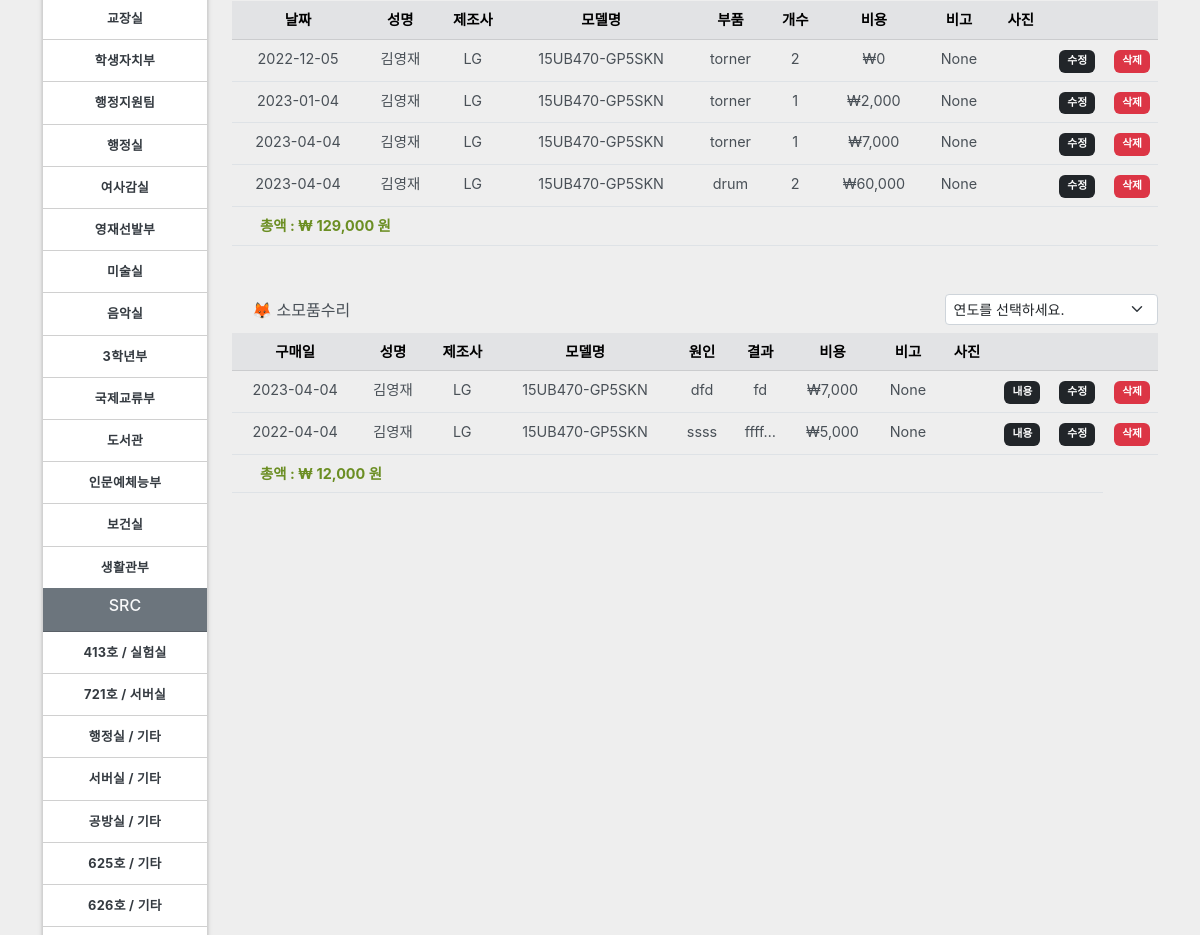
/gigi/buseo/교육정보부/ (middle part), run on an earlier commit of the app's database.
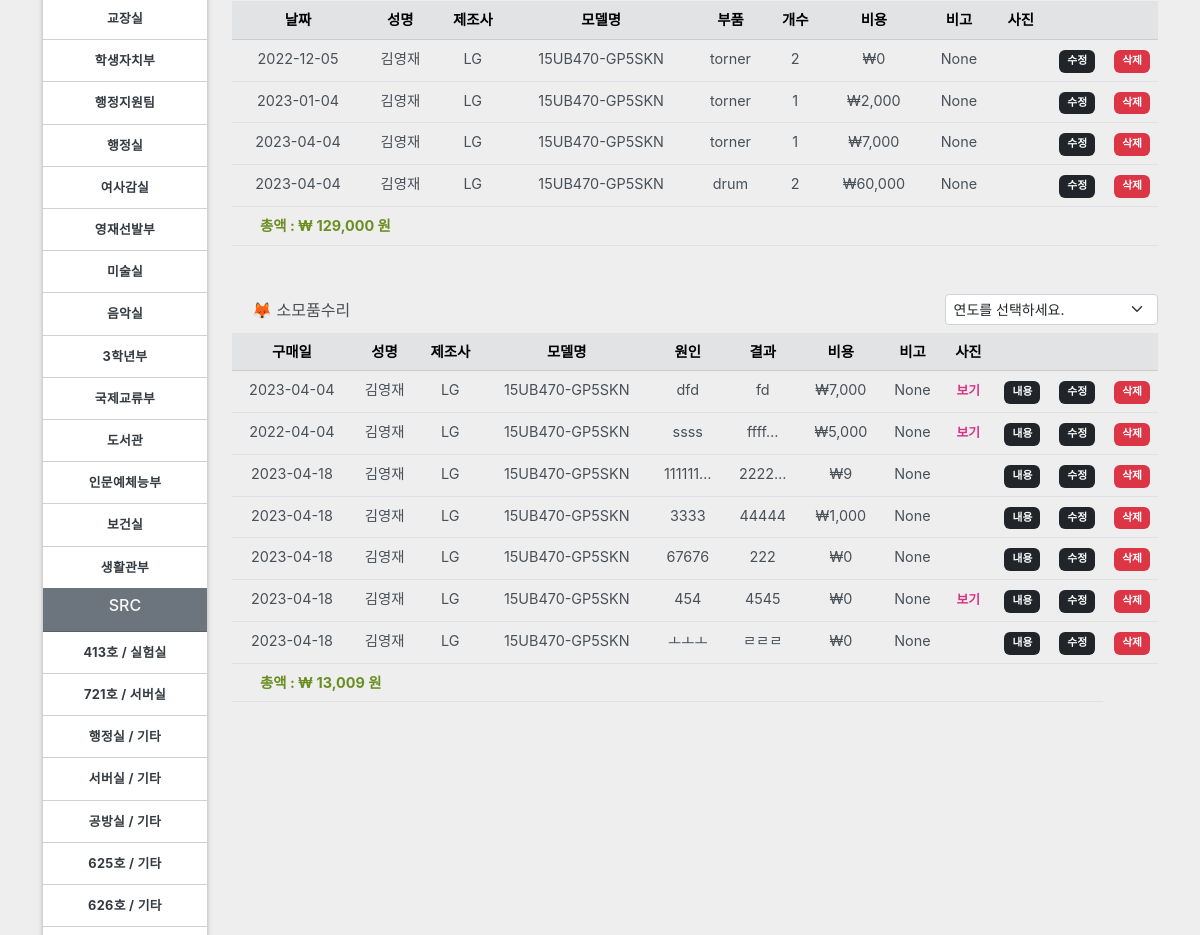
And on a later commit of the database.
### gshsapp/models.py (models this page shows, shortened)
class Location(models.Model):
    LGUBUN = (
        ('부서','부서'),
        ('강의실','강의실'),
        ('실험실','실험실'),
        ('협의회실','협의회실'),
        ('강당','강당'),
        ('서버실','서버실'),
        ('동아리실','동아리실'),
        ('기타','기타'),
    )
    BGUBUN = (
        ('본관','본관'),
        ('SRC','SRC'),
        ('학술정보관','학술정보관'),
        ('학습관','학습관'),
        ('자치관','자치관'),
        ('창조관','창조관'),
        ('급식소','급식소'),
        ('우정1관','우정1관'),
        ('우정2관','우정2관'),
        ('아름관','아름관'),
    )
    building = models.CharField(max_length=50, choices=BGUBUN)
    hosil = models.CharField(max_length=20)
    locationgubun = models.CharField(max_length=20, default='기타', choices=LGUBUN)
    bigo = models.CharField(max_length=100, null=True, blank=True)
    class Meta:
        db_table = "location"

class Replacement(models.Model):
    date = models.DateField(default=timezone.now)
    gigiinfo = models.ForeignKey(Gigiinfo, null=True, blank=True, on_delete=models.CASCADE, related_name='replacement')
    gubun = models.ForeignKey(Gubun, on_delete=models.CASCADE, related_name='replacement')
    count = models.PositiveSmallIntegerField(default=1)
    cost = models.PositiveIntegerField(default=0)
    bigo = models.CharField(max_length=100, null=True, blank=True)
    class Meta:
        db_table = "replacement"

class Gigiinfo(models.Model):
    COLOR_SELECT = (
        ('None',None),
        ('블랙','블랙'),
        ('컬러','컬러'),
    )
    date = models.DateField(default=timezone.now)
    buyproduct = models.ForeignKey(Buyproduct, on_delete=models.CASCADE, related_name='gigiinfo')
    location = models.ForeignKey(Location, on_delete=models.CASCADE, related_name='gigiinfo')
    user = models.ForeignKey(User, on_delete=models.CASCADE, related_name='gigiinfo', null=True, blank=True)
    ip = models.CharField(max_length=20, null=True, blank=True)
    color = models.CharField(max_length=10, choices=COLOR_SELECT, default=None, blank=True)
    jaego = models.BooleanField(default=False)
    notuse = models.BooleanField(default=False)
    bigo = models.CharField(max_length=100, null=True, blank=True)
    class Meta:
        db_table = "gigiinfo"

class Buyproduct(models.Model):
    gubun = models.ForeignKey(Gubun, on_delete=models.CASCADE, related_name='buyproduct')
    company = models.CharField(max_length=20)
    model = models.CharField(max_length=30)
    bigo = models.CharField(max_length=100, null=True, blank=True)
    class Meta:
        db_table = "buyproduct"

class Gubun(models.Model):
    GUBUN = (
        ('Buyproduct', '구매Table'),
        ('Replacement', '교체Table'),
        ('Repair', '수리Table'),
    )
    tablename = models.CharField(max_length=20, default='', choices=GUBUN)
    gubun = models.CharField(max_length=50)
    def __str__(self):
        return self.gubun
    class Meta:
        db_table = "gubun"

class Repair(models.Model):
    date = models.DateField(default=timezone.now)
    gigiinfo = models.ForeignKey(Gigiinfo, null=True, blank=True, on_delete=models.CASCADE, related_name='repair')
    problem = models.CharField(max_length=50)
    result = models.CharField(max_length=50)
    cost = models.PositiveIntegerField(default=0)
    bigo = models.CharField(max_length=100, null=True, blank=True)
    class Meta:
        db_table = "repair"

### login/models.py (models this page shows)
class User(AbstractUser):
    objects = UserManager()
    username = models.CharField(max_length=20, null=True, unique=True, blank=True)
    password = models.CharField(max_length=100, null=True, blank=True)
    email = models.CharField(max_length=50, null=True, blank=True)
    is_active = models.BooleanField(default=True)
    name = models.CharField(max_length=50, null=True)
    subject = models.CharField(max_length=50, null=True)
    USERNAME_FIELD = 'username'
    def __str__(self):
        return f'{self.name}({self.subject})'
    class Meta:
        db_table = "user"

### gshsapp/views.py (the view)
# urls.py: path('gigi/buseo/<str:buseogubun>/', views.InfogigiBuseo, name='gigi_buseo'),
def InfogigiBuseo(request, buseogubun):
    gubun = request.GET.get('gubun',False)
    if gubun:
        data = {}
        data['gubun'] = gubun
        changeyear = request.GET.get('buseoyear','')
        buseogubun = request.GET.get('buseogubun','')
        start_date = changeyear + "-3-1"
        end_date = str(int(changeyear) +1) + "-2-28"
        if gubun == 'change':
            if changeyear == '1971':
                changes = Replacement.objects.filter(gigiinfo__location__hosil=buseogubun).annotate(changeTotal = F('count') *  F('cost'))
            else:
                changes = Replacement.objects.filter(gigiinfo__location__hosil=buseogubun, date__range=[start_date, end_date]).annotate(changeTotal = F('count') *  F('cost'))
            changeTotalCost = changes.aggregate(Sum('changeTotal'))
            data['html_buseo'] = render_to_string('gshsapp/snipet/buseo_change_list.html', {"changeyear":changeyear, "changes":changes, "changeTotalCost":changeTotalCost})
        else:
            if changeyear == '1971':
                repairs = Repair.objects.filter(gigiinfo__location__hosil=buseogubun)
            else:
                repairs = Repair.objects.filter(gigiinfo__location__hosil=buseogubun, date__range=[start_date, end_date])
            repairTotalCost = repairs.aggregate(Sum('cost'))
            data['html_buseo'] = render_to_string('gshsapp/snipet/buseo_repair_list.html', {"changeyear":changeyear, "repairs":repairs, "repairTotalCost":repairTotalCost})
        return JsonResponse(data)
    else:
        buseos = Location.objects.filter(locationgubun='부서')
        gitas = Location.objects.exclude(locationgubun='부서')
        building_gubun = gitas.values_list('building', flat=True).distinct().order_by('building')
        buseo_name = Location.objects.get(hosil=buseogubun)
        repairs = Repair.objects.filter(gigiinfo__location__hosil=buseogubun)
        changes = Replacement.objects.filter(gigiinfo__location__hosil=buseogubun).annotate(changeTotal = F('count') *  F('cost'))
        repairTotalCost = repairs.aggregate(Sum('cost'))
        changeTotalCost = changes.aggregate(Sum('changeTotal'))
        members = buseo_name.gigiinfo.exclude(user__is_active =False).filter(jaego=False, notuse=False)
        return render(request, 'gshsapp/buseo.html', {'buseo_name':buseo_name, 'building_gubun':building_gubun, 'buseos':buseos, 'gitas':gitas, 'members':members, 'changes':changes,'repairs':repairs, 'buseogubun':buseogubun, 'repairTotalCost':repairTotalCost, 'changeTotalCost':changeTotalCost})

### gshsapp/templates/gshsapp/buseo.html (shortened to what this page needs)
{% extends 'base.html' %}
{% block content %}
{% load humanize %}
{% load static %}
<div class="row">
    <div class="col-md-2">
        <div class="card box_shadow">
            <div class="card-body">
                <ul style="margin-bottom: 0;">
                {% for buseo in buseos %}
                  {% if buseo.locationgubun == '부서' %}
                    <li><a class="buseo-gubun" href="{% url 'gshsapp:gigi_buseo' buseo.hosil %}" title="{{ gita.bigo }}">{{buseo.hosil }}</a></li>
                  {% endif %}
                {% endfor %}
                </ul>
            </div>
            {% for build in building_gubun %}
            <div class="card-header bg-secondary text-light text-center">
              <h6>{{ build }}</h6>
            </div>
            <div class="card-body">
                <ul style="margin-bottom: 0;">
                {% for gita in gitas %}
                  {% if gita.building == build %}
                    <li><a class="buseo-gubun" href="{% url 'gshsapp:gigi_buseo' gita.hosil %}" title="{{ gita.bigo }}"> {{ gita.hosil}} / {{gita.locationgubun }}</a></li>
                  {% endif %}
                {% endfor %}
                </ul>
            </div>
            {% endfor %}
        </div>
    </div>
    <div class="col-md-10">
        <br><br><hr>
        <table class="table text-center mt-2">
          <thead class="table-secondary">
            <tr>
              <th scope="col">날짜</th>
              <th scope="col">성명</th>
              <th scope="col">제조사</th>
              <th scope="col">모델명</th>
              <th scope="col">부품</th>
              <th scope="col">개수</th>
              <th scope="col">비용</th>
              <th scope="col">비고</th>
              <th scope="col">사진</th>
              <th scope="col" style="width: 3%;"></th>
              <th scope="col" style="width: 3%;"></th>
            </tr>
          </thead>
          <tbody id="changes_list">
            {% for gigi in changes %}
            {% with gubunchange=gigi.change_photo.all %}
            <tr>
              <td>{{ gigi.date|date:"Y-m-d" }}</td>
              <td>{{ gigi.gigiinfo.user.name }}</td>
              <td>{{ gigi.gigiinfo.buyproduct.company }}</td>
              <td>{{ gigi.gigiinfo.buyproduct.model }}</td>
              <td>{{ gigi.gubun }}</td>
              <td>{{ gigi.count }}</td>
              <td>&#8361;{{ gigi.cost|intcomma }}</td>
              <td title="{{gigi.bigo}}">{{ gigi.bigo|truncatechars:7 }}</td>
              <td class="gigi-change" style="font-weight: bold;font-size: 0.8rem; padding-top: 10px; color:#d63384;">
              </td>
              <td class="buseo_CR_update" data-gubun="change" style="cursor:pointer;" data-url="{% url 'gshsapp:buseo_CR_update' gigi.id %}">
                <span class="gitamenu badge bg-dark">수정</sapn>
              </td>
              <td class="buseo_CR_delete" data-gubun="change" style="cursor:pointer;" data-url="{% url 'gshsapp:buseo_CR_delete' gigi.id %}">
                <span class="gitamenu badge bg-danger">삭제</sapn>
              </td>
            </tr>
          {% endwith %}
        {% endfor %}
          <tr>
            <td colspan="11">
              <div style="text-align: left;">
                <span style="margin-left:20px;font-size: 0.9rem; font-weight: bold;color:olivedrab;"> 총액 : &#8361; {{changeTotalCost.changeTotal__sum|intcomma}} 원</span>
              </div>
            </td>
          </tr>
          </tbody>
        </table>
        <div class="mt-5 row">
          <div class="col-md-5 pt-1"><span style="padding-left: 20px;">🦊 소모품수리 </span></div>
          <div class="ms-auto col-md-3" id="repairSelect">
            <select class="form-select form-select-sm change_year" data-buseo="{{buseogubun}}" data-gubun="repair" aria-label=".form-select-sm">
              <option selected value=1971>연도를 선택하세요.</option>
            </select>
          </div>
        </div>
        <table class="table text-center mt-2">
          <thead class="table-secondary">
            <tr>
              <th scope="col">구매일</th>
              <th scope="col">성명</th>
              <th scope="col">제조사</th>
              <th scope="col">모델명</th>
              <th scope="col">원인</th>
              <th scope="col">결과</th>
              <th scope="col">비용</th>
              <th scope="col">비고</th>
              <th scope="col">사진</th>
              <th scope="col" style="width: 3%;"></th>
              <th scope="col" style="width: 3%;"></th>
              <th scope="col" style="width: 3%;"></th>
            </tr>
          </thead>
          <tbody id="repairs_list">
            {% for gigi in repairs %}
            {% with gigi.repair_photo.all as gubunrepair %}
            <tr>
              <td>{{ gigi.date|date:"Y-m-d" }}</td>
              <td>{{ gigi.gigiinfo.user.name }}</td>
              <td>{{ gigi.gigiinfo.buyproduct.company }}</td>
              <td>{{ gigi.gigiinfo.buyproduct.model }}</td>
              <td>{{ gigi.problem|truncatechars:7 }}</td>
              <td>{{ gigi.result|truncatechars:5 }}</td>
              <td>&#8361;{{ gigi.cost|intcomma }}</td>
              <td title="{{gigi.bigo}}">{{ gigi.bigo|truncatechars:5 }}</td>
              <td class="gigi-repair" style="font-weight: bold;font-size:0.8rem; padding-top: 10px; color:#d63384;">
                {% if gubunrepair %}
                 보기
                {% endif %}
              </td>
              <td style="cursor: pointer;" data-toggle="modal" data-target="#suri_modal{{ gigi.id}}">
                <span class="gitamenu badge bg-dark">내용</sapn>
              </td>
              <td class="buseo_CR_update" data-gubun="repair" style="cursor:pointer;" data-url="{% url 'gshsapp:buseo_CR_update' gigi.id %}">
                <span class="gitamenu badge bg-dark">수정</sapn>
              </td>
              <td class="buseo_CR_delete" data-gubun="repair" style="cursor:pointer;" data-url="{% url 'gshsapp:buseo_CR_delete' gigi.id %}">
                <span class="gitamenu badge bg-danger">삭제</sapn>
              </td>
            </tr>
          {% endwith %}
        {% endfor %}
        <tr>
          <td colspan="11">
            <div style="text-align: left;">
              <span style="margin-left:20px;font-size: 0.9rem; font-weight: bold;color:olivedrab;"> 총액 : &#8361; {{repairTotalCost.cost__sum|intcomma}} 원</span>
            </div>
          </td>
        </tr>
      </tbody>
    </table>
  </div><a id="back-to-top"></a>
<link href="{% static 'css/lightbox.min.css' %}" rel="stylesheet" >
{% endblock %}

### templates/base.html (shortened to what this page needs)
{% load static %}
<!DOCTYPE html>
<html lang="en">
<head>
    <link href="https://cdn.jsdelivr.net/npm/bootstrap@5.2.1/dist/css/bootstrap.min.css" rel="stylesheet">
    <link rel="stylesheet" href="{% static 'css/gshs.css' %}" type="text/css">
</head>
<body>
    <section>
        <div class="container">
            {% block content %}
            {% endblock %}
        </div>
    </section>
</body>
</html>

### static/css/gshs.css (style rules this page uses)
html, body { -ms-overflow-style: none; background-color: #eee; color: #495057; font-family: "NotoSansKR-Regular", -apple-system, BlinkMacSystemFont, "Segoe UI", Roboto, "Helvetica Neue", Arial, "Noto Sans", sans-serif, "Apple Color Emoji", "Segoe UI Emoji", "Segoe UI Symbol", "Noto Color Emoji"; }
a { text-decoration: none; }
section { margin-top: 150px; }
.table { --bs-table-color: #495057; color: #495057; font-size: 0.9rem; }
.gitamenu { margin-left: 3px; padding: 6px 8px; }
.box_shadow { box-shadow: 0 2px 2px 0 rgb(0 0 0 / 12%), 0 3px 1px -2px rgb(0 0 0 / 6%), 0 1px 5px 0 rgb(0 0 0 / 12%); }
.card-body { padding: 0; }
.card-body ul { padding: 0; }
.card-body li { list-style-type: none; letter-spacing: 0.3px; padding: 11px; margin: 0; color: #495057; text-align: center; border-bottom: 1px solid #d0d0d0; font-size: 0.8rem; font-weight: bold; }
.card-body li:last-child { border-bottom: 0; }
.gigi-repair, .gigi-change { cursor: pointer; }
a.buseo-gubun { color: #343a40; }

What changed in the data, as far as the page shows it:
shown differently, row unchanged: Repair "dfd": now shows "보기"
shown differently, row unchanged: Repair "ssss": now shows "보기"
added Repair: date "2023-04-18", gigiinfo.user.name "김영재", gigiinfo.buyproduct.company "LG", gigiinfo.buyproduct.model "15UB470-GP5SKN", problem "111111…", result "2222…", cost "9", bigo "None"
added Repair: date "2023-04-18", gigiinfo.user.name "김영재", gigiinfo.buyproduct.company "LG", gigiinfo.buyproduct.model "15UB470-GP5SKN", problem "3333", result "44444", cost "1,000", bigo "None"
added Repair: date "2023-04-18", gigiinfo.user.name "김영재", gigiinfo.buyproduct.company "LG", gigiinfo.buyproduct.model "15UB470-GP5SKN", problem "67676", result "222", cost "0", bigo "None"
added Repair: date "2023-04-18", gigiinfo.user.name "김영재", gigiinfo.buyproduct.company "LG", gigiinfo.buyproduct.model "15UB470-GP5SKN", problem "454", result "4545", cost "0", bigo "None", shows "보기"
added Repair: date "2023-04-18", gigiinfo.user.name "김영재", gigiinfo.buyproduct.company "LG", gigiinfo.buyproduct.model "15UB470-GP5SKN", problem "ㅗㅗㅗ", result "ㄹㄹㄹ", cost "0", bigo "None"
Also different on the page:
{{ repairTotalCost.cost__sum|intcomma }}: "12,000" → "13,009"
